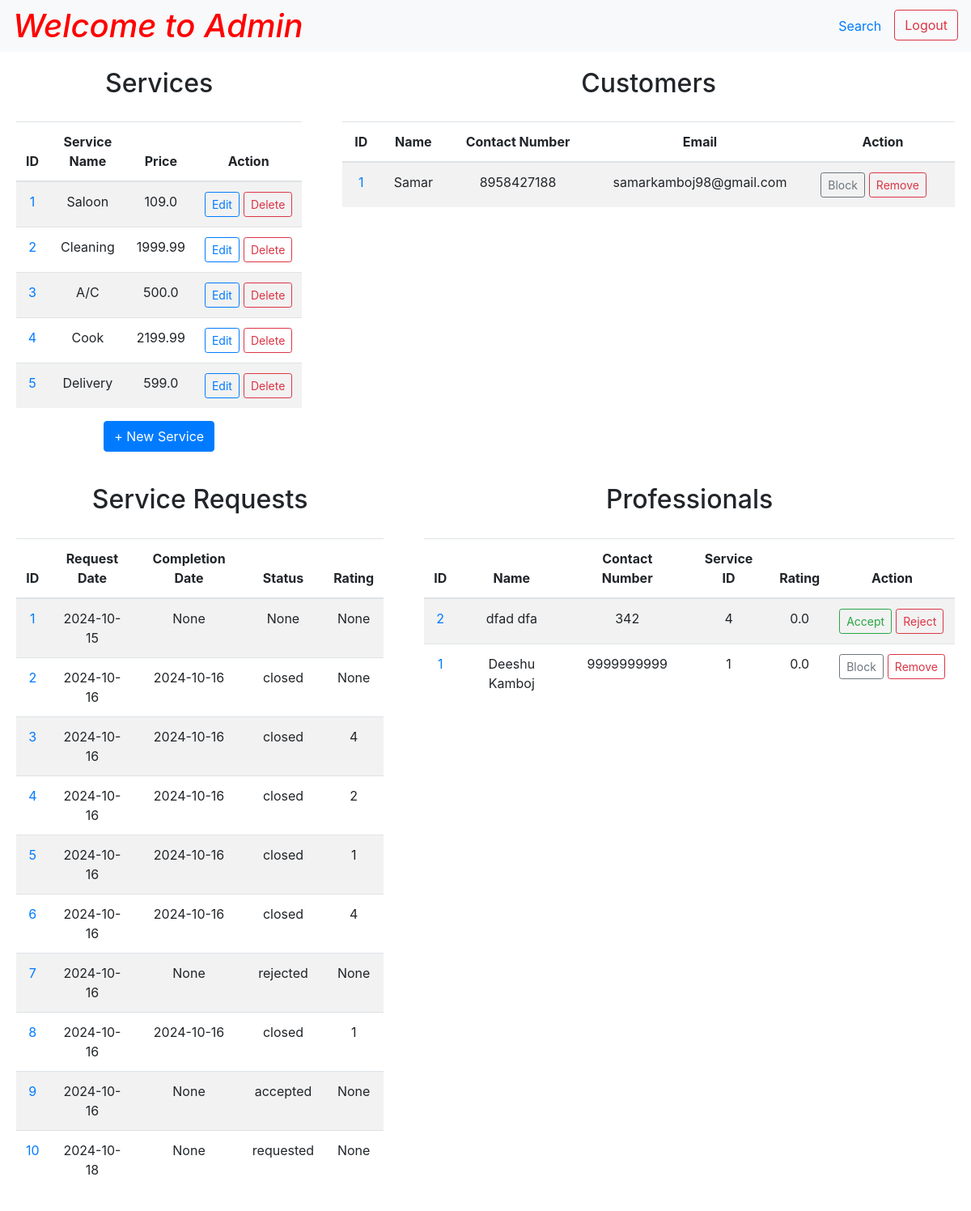
The page /admin (signed in) on the database as committed earlier.
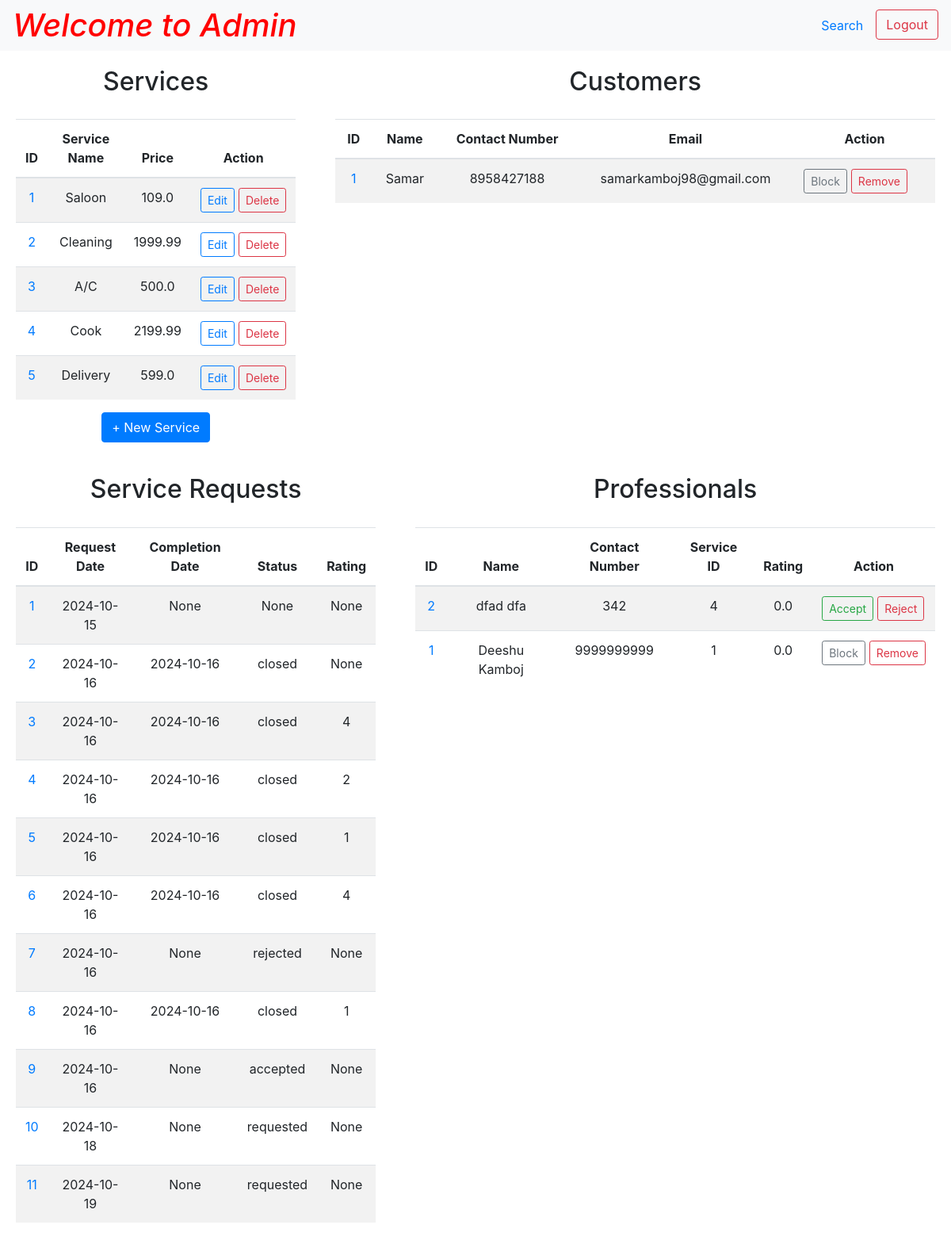
The same page on the database as committed later.
### tables this page shows
CREATE TABLE "services" (
    "id" INTEGER,
    "name" TEXT NOT NULL UNIQUE,
    "description" TEXT NOT NULL,
    "price" REAL NOT NULL,
    PRIMARY KEY("id")
);

CREATE TABLE "customers" (
    "id" INTEGER,
    "fname" TEXT NOT NULL,
    "lname" TEXT,
    "address" TEXT,
    "pincode" INTEGER,
    "contact_number" TEXT NOT NULL UNIQUE,
    "email" TEXT NOT NULL UNIQUE,
    "password" TEXT NOT NULL,
    "status" TEXT CHECK("status" in ('active', 'block')) DEFAULT 'active',
    PRIMARY KEY("id")
);

CREATE TABLE "service_requests" (
    "id" INTEGER,
    "service_id" INTEGER NOT NULL,
    "customer_id" INTEGER NOT NULL,
    "professional_id" INTEGER NOT NULL,
    "date_of_request" DATETIME DEFAULT CURRENT_TIMESTAMP,
    "date_of_completion" DATETIME,
    "status" TEXT DEFAULT 'requested' CHECK("status" in ('requested', 'accepted', 'rejected', 'closed')),
    "rating" INTEGER,
    "remarks" TEXT,
    PRIMARY KEY("id"),
    FOREIGN KEY("service_id") REFERENCES "services"("id") ON DELETE CASCADE,
    FOREIGN KEY("customer_id") REFERENCES "customers"("id") ON DELETE CASCADE,
    FOREIGN KEY("professional_id") REFERENCES "professionals"("id") ON DELETE CASCADE
);

CREATE TABLE "professionals" (
    "id" INTEGER,
    "fname" TEXT NOT NULL,
    "lname" TEXT,
    "address" TEXT NOT NULL,
    "pincode" INTEGER NOT NULL,
    "contact_number" TEXT NOT NULL UNIQUE,
    "email" TEXT NOT NULL UNIQUE,
    "password" TEXT NOT NULL,
    "service_id" INTEGER NOT NULL,
    "experience" INTEGER,
    "description" TEXT NOT NULL,
    "date_created" DATETIME DEFAULT CURRENT_TIMESTAMP,
    "rating" REAL DEFAULT 0,
    "status" TEXT CHECK("status" in (NULL, 'active', 'block')) DEFAULT NULL,
    PRIMARY KEY("id"),
    FOREIGN KEY("service_id") REFERENCES "services"("id") ON DELETE CASCADE
);

### app.py (the view, shortened to what this page needs)
@app.route("/admin", methods=["GET", "POST"])
@app.route("/admin/<action>/<user_type>/<int:id>", methods=["POST"])
def admin(action=None, user_type=None, id=None):
    if "username" in session and "password" in session:
        admin = helper.fetch_admin(username=session["username"],
                                    password=session["password"])
        if admin:
            professionals = helper.fetch_professionals()
            customers = helper.fetch_customers()
            services = helper.fetch_services()
            service_requests = helper.fetch_service_requests()
            return render_template("admin.html", professionals=professionals, customers=customers,
                                    services=services, requests=service_requests)
        else:
            flash("Invalid credentials", 'error')
            return redirect(url_for("login"))
    else:
        flash("Invalid credentials", 'error')
        return redirect(url_for("login"))

### app.py (called while the page is built)
@app.after_request
def add_header(response):
    response.headers['Cache-Control'] = 'no-store, no-cache, must-revalidate, post-check=0, pre-check=0, max-age=0'
    response.headers['Pragma'] = 'no-cache'
    response.headers['Expires'] = '-1'
    return response

### helper.py (called while the page is built)
def get_db():
    connection = sqlite3.connect("database.db")
    connection.execute("PRAGMA foreign_keys = ON")
    connection.row_factory = sqlite3.Row
    return connection

def fetch_admin(username, password):
    with get_db() as connection:
        db = connection.cursor()
        admin = db.execute("SELECT * FROM admins WHERE username = ? AND password = ?",
                (username, password)).fetchone()
        return admin

def fetch_customers():
    with get_db() as connection:
        db = connection.cursor()
        return db.execute("SELECT * FROM customers ORDER BY status, id, fname, lname").fetchall()

def fetch_professionals():
    with get_db() as connection:
        db = connection.cursor()
        return db.execute("SELECT * FROM professionals ORDER BY status, id, fname, lname").fetchall()

### templates/admin.html (shortened to what the changed rows need)
<!DOCTYPE html>
<html lang="en">
<head>
    <link rel="stylesheet" href="https://cdn.jsdelivr.net/npm/bootstrap@4.0.0/dist/css/bootstrap.min.css"
>
</head>
<body>
    <div class="page-wrapper">
        <nav class="navbar navbar-expand-lg navbar-light bg-light">
            <a href="/admin" style="text-decoration: none; color: red;">
                <h1>Welcome to Admin</h1>
            </a>
        </nav>
        <div class="form-row text-center">
            <div class="col-4">
                <div class="form-container container-fluid">
                    <h2>Services</h2>
                    <div class="table-responsive">
                        <table class="table table-striped">
                            <thead>
                                <tr>
                                    <th>ID</th>
                                    <th>Service Name</th>
                                    <th>Price</th>
                                    <th>Action</th>
                                </tr>
                            </thead>
                            <tbody>
                                {% for service in services %}
                                <tr>
                                    <td>
                                        <a href="" data-toggle="modal"
                                            data-target="#serviceInfoModal{{ service['id'] }}">{{
                                            service['id'] }}</a>
                                    </td>
                                    <td>{{ service["name"] }}</td>
                                    <td>{{ service["price"] }}</td>
                                    <td>
                                        <div class="button-group">
                                            <button type="button" class="btn btn-outline-primary btn-sm"
                                                data-toggle="modal"
                                                data-target="#serviceEditModal{{ service['id'] }}">Edit</button>
                                            <form action="{{ url_for('service', subpath='delete', id=service['id']) }}"
                                                method="post"
                                                onsubmit="return confirm('Are you sure you want to delete this service because this will remove all related professionals from database?');">
                                                <button class="btn btn-outline-danger btn-sm"
                                                    type="submit">Delete</button>
                                            </form>
                                        </div>
                                    </td>
                                </tr>
                                {% endfor %}
                            </tbody>
                        </table>
                    </div>
                </div>
            </div>
            <div class="col-8">
                <div class="form-container container-fluid">
                    <h2>Customers</h2>
                    <div class="table-responsive">
                        <table class="table table-striped">
                            <thead>
                                <tr>
                                    <th>ID</th>
                                    <th>Name</th>
                                    <th>Contact Number</th>
                                    <th>Email</th>
                                    <th>Action</th>
                                </tr>
                            </thead>
                            <tbody>
                                {% for customer in customers %}
                                <tr>
                                    <td>
                                        <a href="" data-toggle="modal"
                                            data-target="#customerModal{{ customer['id'] }}">{{
                                            customer['id'] }}</a>
                                    </td>
                                    <td>{{ customer["fname"] + ' ' + customer["lname"] }}</td>
                                    <td>{{ customer["contact_number"] }}</td>
                                    <td>{{ customer["email"] }}</td>
                                    <td>
                                        {% if customer['status'] == 'active' %}
                                        <div class="button-group">
                                            <form action="/admin/block/customer/{{ customer['id'] }}"
                                                method="post">
                                                <button class="btn btn-outline-secondary btn-sm" type="submit"
                                                    value="block" name="action">Block</button>
                                            </form>
                                            <form action="/admin/delete/customer/{{ customer['id'] }}"
                                                method="post">
                                                <button class="btn btn-outline-danger btn-sm" type="submit"
                                                    value="remove" name="action">Remove</button>
                                            </form>
                                        </div>
                                        {% endif %}
                                    </td>
                                </tr>
                                {% endfor %}
                            </tbody>
                        </table>
                    </div>
                </div>
            </div>
        </div>
        <div class="form-row text-center">
            <div class="col-5">
                <div class="form-container container-fluid">
                    <h2>Service Requests</h2>
                    <div class="table-responsive">
                        <table class="table table-striped">
                            <thead>
                                <tr>
                                    <th>ID</th>
                                    <th>Request Date</th>
                                    <th>Completion Date</th>
                                    <th>Status</th>
                                    <th>Rating</th>
                                </tr>
                            </thead>
                            <tbody>
                                {% for request in requests %}
                                <tr>
                                    <td>
                                        <a href="" data-toggle="modal"
                                            data-target="#requestInfoModal{{ request['id'] }}">
                                            {{ request['id'] }}</a>
                                    </td>
                                    <td>{{ request['request_date'] }}</td>
                                    <td>{{ request['completion_date'] }}</td>
                                    <td>{{ request['status'] }}</td>
                                    <td>{{ request['rating'] }}</td>
                                </tr>
                                {% endfor %}
                            </tbody>
                        </table>
                    </div>
                </div>
            </div>
            <div class="col-7">
                <div class="form-container container-fluid">
                    <h2>Professionals</h2>
                    <div class="table-responsive">
                        <table class="table table-striped">
                            <thead>
                                <tr>
                                    <th>ID</th>
                                    <th>Name</th>
                                    <th>Contact Number</th>
                                    <th>Service ID</th>
                                    <th>Rating</th>
                                    <th>Action</th>
                                </tr>
                            </thead>
                            <tbody>
                                {% for professional in professionals %}
                                <tr>
                                    <td>
                                        <a href="" data-toggle="modal"
                                            data-target="#professionalModal{{ professional['id'] }}">{{
                                            professional['id']
                                            }}</a>
                                    </td>
                                    <td>{{ professional["fname"] + ' ' + professional["lname"] }}</td>
                                    <td>{{ professional["contact_number"] }}</td>
                                    <td>{{ professional["service_id"] }}</td>
                                    <td>{{ professional["rating"] }}</td>
                                    <td>
                                        {% if professional['status'] == None %}
                                        <div class="button-group">
                                            <form action="/admin/accept/professional/{{ professional['id'] }}"
                                                method="post">
                                                <button class="btn btn-outline-success btn-sm" type="submit" value="accept"
                                                name="action">Accept</button>
                                            </form>
                                            <form action="/admin/delete/professional/{{ professional['id'] }}"
                                                method="post">
                                                <button class="btn btn-outline-danger btn-sm" type="submit" value="reject"
                                                name="action">Reject</button>
                                            </form>
                                        </div>
                                        {% elif professional['status'] == 'active' %}
                                        <div class="button-group">
                                            <form action="/admin/block/professional/{{ professional['id'] }}"
                                                method="post">
                                                <button class="btn btn-outline-secondary btn-sm" type="submit"
                                                    value="block" name="action">Block</button>
                                            </form>
                                            <form action="/admin/delete/professional/{{ professional['id'] }}"
                                                method="post">
                                                <button class="btn btn-outline-danger btn-sm" type="submit"
                                                    value="remove" name="action">Remove</button>
                                            </form>
                                        </div>
                                        {% endif %}
                                    </td>
                                </tr>
                                {% endfor %}
                            </tbody>
                        </table>
                    </div>
                </div>
            </div>
        </div>
    </div>
</body>
</html>

Rows that differ between the two databases and show on the page:
added service_requests: id "11", request_date "2024-10-19", completion_date "None", status "requested", rating "None"
